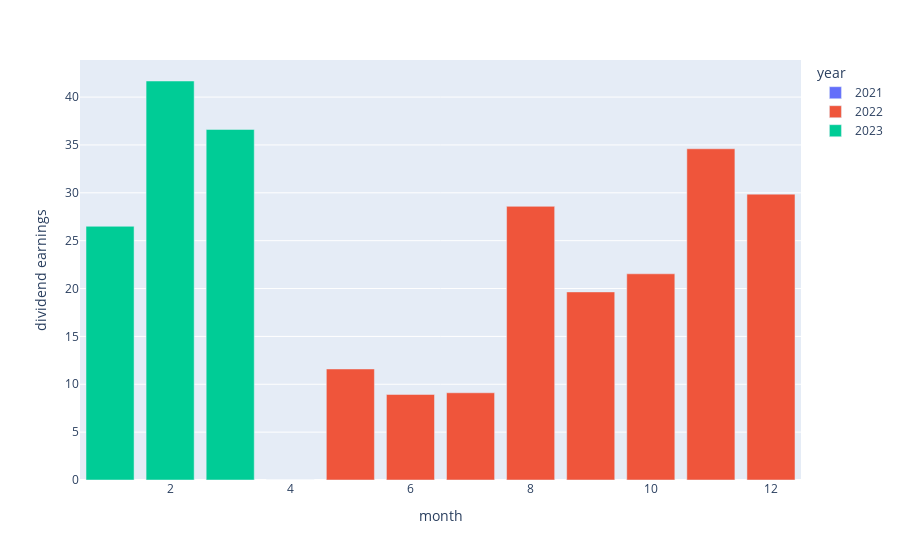

Notebook cell for this chart:
### Code cell
px.bar(grouped_data,x="month",y="dividend earnings",color="year")

### Figure 1 — Plotly figure (JSON) as saved in the notebook; plotly's stock layout.template omitted (floating-point values rounded to 4 significant figures)
{"data": [{"alignmentgroup": "True", "hovertemplate": "year=2021<br>month=%{x}<br>dividend earnings=%{y}<extra></extra>", "legendgroup": "2021", "marker": {"color": "#636efa", "pattern": {"shape": ""}}, "name": "2021", "offsetgroup": "2021", "orientation": "v", "showlegend": true, "textposition": "auto", "type": "bar", "x": [8, 9, 10, 11, 12], "xaxis": "x", "y": [0, 0, 0, 0, 0], "yaxis": "y"}, {"alignmentgroup": "True", "hovertemplate": "year=2022<br>month=%{x}<br>dividend earnings=%{y}<extra></extra>", "legendgroup": "2022", "marker": {"color": "#EF553B", "pattern": {"shape": ""}}, "name": "2022", "offsetgroup": "2022", "orientation": "v", "showlegend": true, "textposition": "auto", "type": "bar", "x": [1, 2, 3, 4, 5, 6, 7, 8, 9, 10, 11, 12], "xaxis": "x", "y": [0, 0, 0, 0, 11.6, 8.936, 9.112, 28.59, 19.65, 21.54, 34.6, 29.86], "yaxis": "y"}, {"alignmentgroup": "True", "hovertemplate": "year=2023<br>month=%{x}<br>dividend earnings=%{y}<extra></extra>", "legendgroup": "2023", "marker": {"color": "#00cc96", "pattern": {"shape": ""}}, "name": "2023", "offsetgroup": "2023", "orientation": "v", "showlegend": true, "textposition": "auto", "type": "bar", "x": [1, 2, 3], "xaxis": "x", "y": [26.5, 41.68, 36.62], "yaxis": "y"}], "layout": {"barmode": "relative", "legend": {"title": {"text": "year"}, "tracegroupgap": 0}, "margin": {"t": 60}, "xaxis": {"anchor": "y", "domain": [0, 1], "title": {"text": "month"}}, "yaxis": {"anchor": "x", "domain": [0, 1], "title": {"text": "dividend earnings"}}}}
